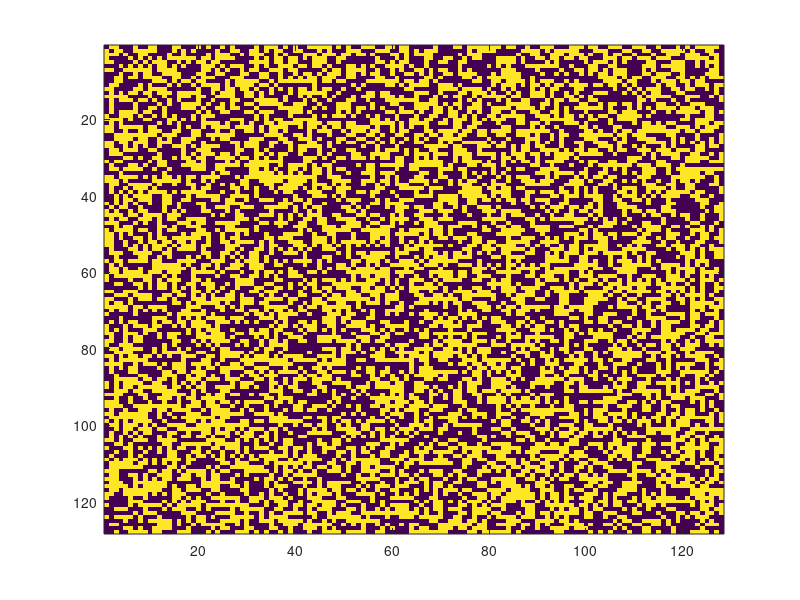
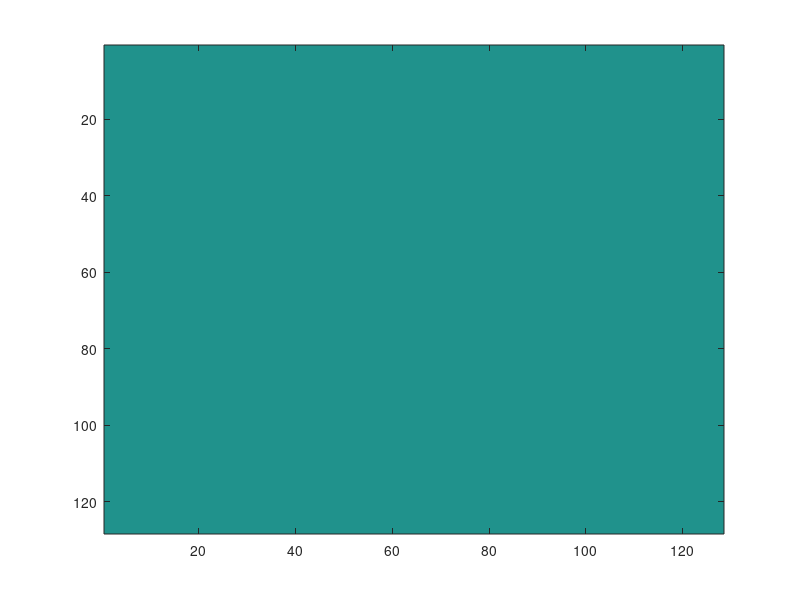
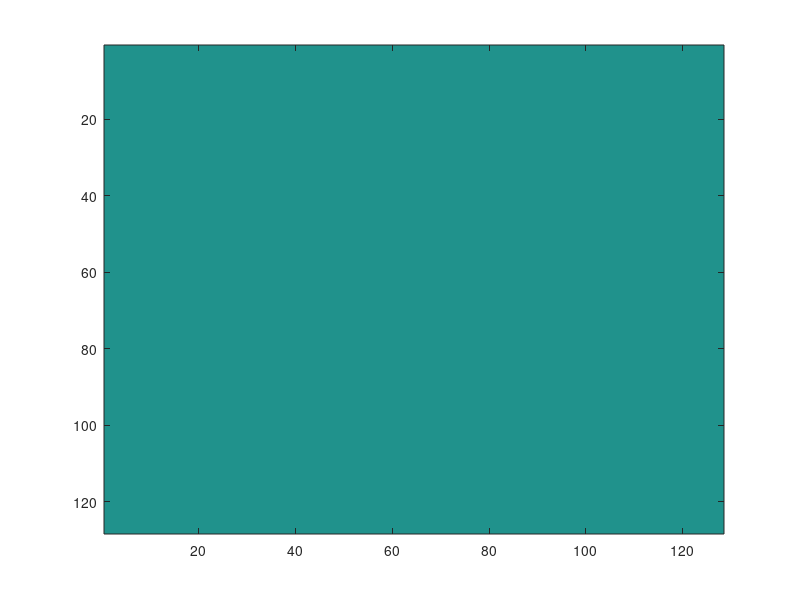
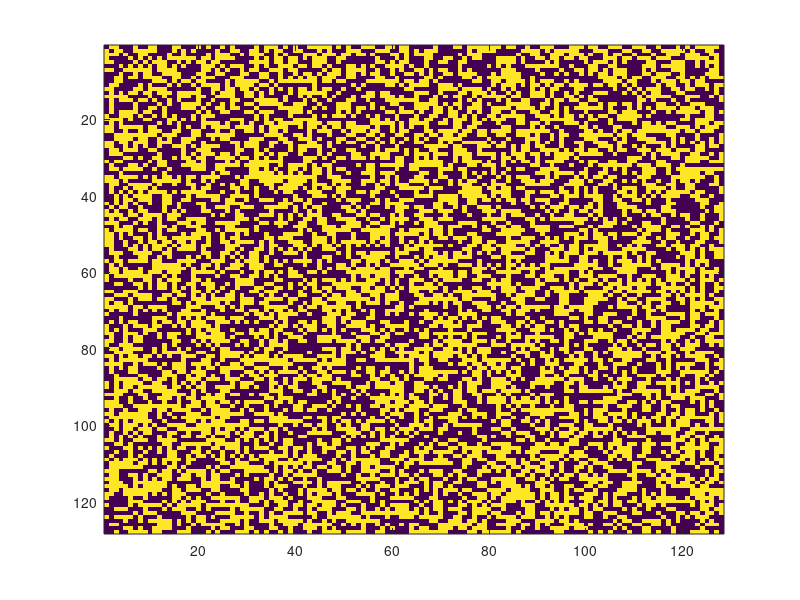

MATLAB code to generate these figures, in order:
% The 1/(r^3) interaction between the spins
I = rand(128,128);
[x,y] = meshgrid(1:128,1:128); c = ones(128,128);
c0 = (sqrt((x-65).^2+(y-65).^2)).^3;
c0(65,65) = 1; c = c./c0; c(65,65) = 0;
c = c/sum(sum(c));
I = 2.*double(I > 0.5)-1 ; %figure(1), imagesc(I)
%imagesc(c)
for j=1:1,
%sum(sum(I))
T = abs(ifft2(fftshift(fft2(I)).*fftshift(conj(fft2(c)))));
I0 = I.*T; %figure(1), imagesc(I0)
I0 = double(1-2*(I0<0)); figure(1), imagesc(I0)
%b = rand(128,128);
I = I0.*I ; figure(2), imagesc(I),figure(4), imagesc(I0.*I)
%sum(sum(I))
figure(3),imagesc(I),j,%pause,
end

